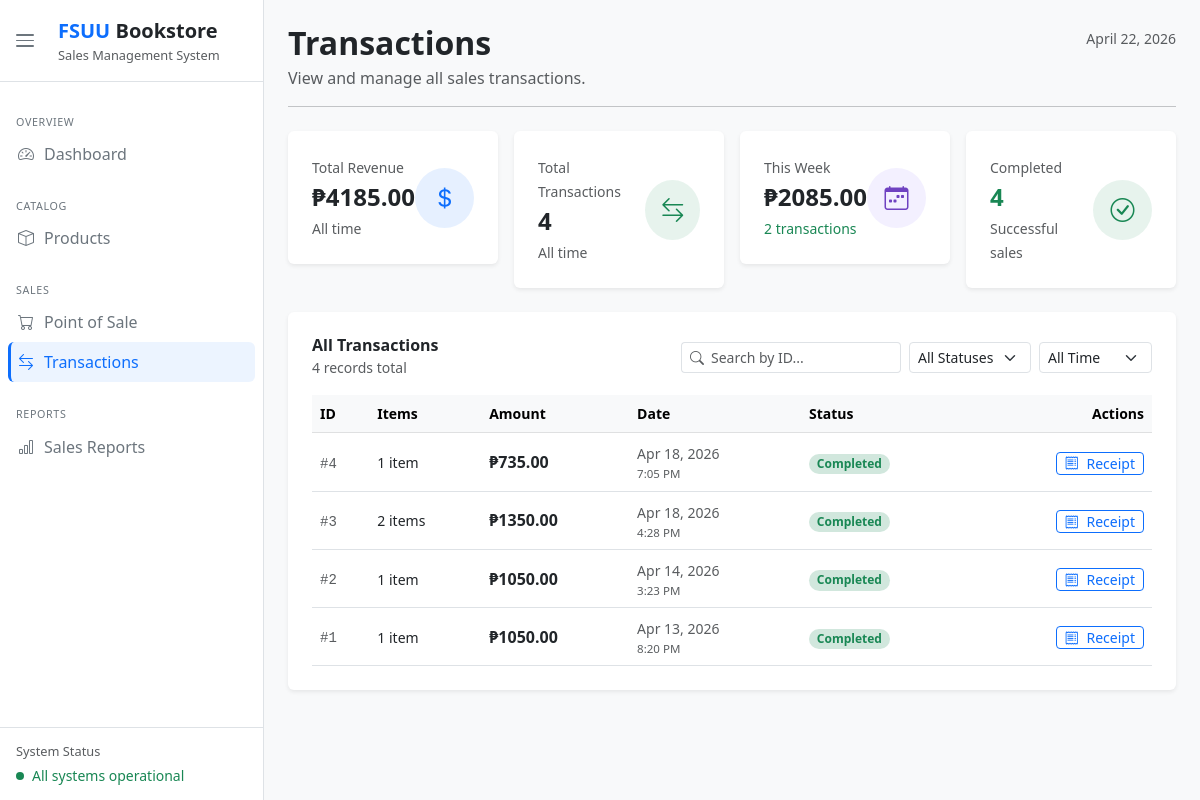
The page /transactions/ on the database as committed earlier.
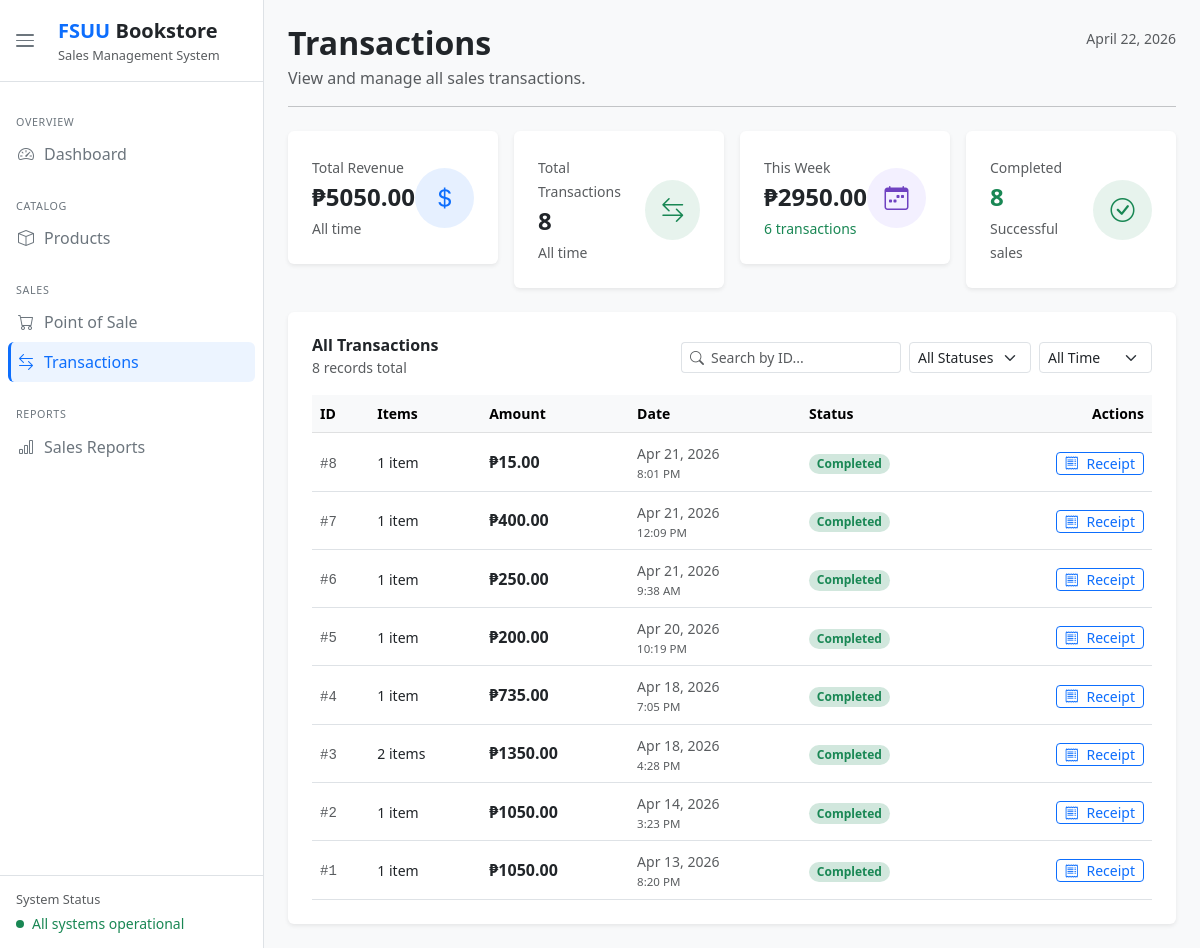
The same page on the database as committed later.
### dashboard/models.py (models this page shows, shortened)
class Sale(models.Model):
    sales_id       = models.AutoField(primary_key=True)
    sales_datetime = models.DateTimeField(auto_now_add=True)
    total_amount   = models.DecimalField(max_digits=10, decimal_places=2, default=0)
    STATUS_CHOICES = [
        ('completed', 'Completed'),
        ('pending',   'Pending'),
        ('cancelled', 'Cancelled'),
    ]
    status = models.CharField(max_length=20, choices=STATUS_CHOICES, default='completed')

### dashboard/views.py (the view)
# urls.py: path('transactions/',             views.transactions,   name='transactions'),
def transactions(request):
    today    = timezone.now().date()
    week_ago = today - timedelta(days=7)
    all_transactions = Sale.objects.prefetch_related('details__product').order_by('-sales_datetime')
    total_revenue   = all_transactions.aggregate(t=Sum('total_amount'))['t'] or 0
    total_count     = all_transactions.count()
    week_revenue    = all_transactions.filter(sales_datetime__date__gte=week_ago).aggregate(t=Sum('total_amount'))['t'] or 0
    week_count      = all_transactions.filter(sales_datetime__date__gte=week_ago).count()
    completed_count = all_transactions.filter(status='completed').count()
    context = {
        'page_title':      'Transactions',
        'today':           today.strftime('%B %d, %Y'),
        'transactions':    all_transactions,
        'total_revenue':   total_revenue,
        'total_count':     total_count,
        'week_revenue':    week_revenue,
        'week_count':      week_count,
        'completed_count': completed_count,
    }
    return render(request, 'dashboard/transactions.html', context)

### dashboard/templates/dashboard/transactions.html (shortened to what this page needs)
{% extends "dashboard/index.html" %}
{% block content %}
<div class="d-flex align-items-start justify-content-between mb-2">
    <div>
        <h4 class="fw-semibold fs-2 mb-1">Transactions</h4>
        <p class="text-muted mb-0">View and manage all sales transactions.</p>
    </div>
    <small class="text-muted mt-1">{{ today }}</small>
</div>
<hr class="mb-4">
<div class="row g-3 mb-4">
    <div class="col-lg-3 col-12">
        <div class="card border-0 shadow-sm p-4 d-flex flex-row align-items-center justify-content-between stat-card">
            <div>
                <small class="text-muted">Total Revenue</small>
                <h4 class="fw-bold my-1">&#8369;{{ total_revenue|floatformat:2 }}</h4>
                <small class="text-muted">All time</small>
            </div>
            <div class="rounded-circle d-flex justify-content-center align-items-center fs-4"
                style="width:60px; height:60px; background-color:rgba(13,110,253,0.1); color:#0d6efd;">
                <i class="bi bi-currency-dollar"></i>
            </div>
        </div>
    </div>
    <div class="col-lg-3 col-12">
        <div class="card border-0 shadow-sm p-4 d-flex flex-row align-items-center justify-content-between stat-card">
            <div>
                <small class="text-muted">Total Transactions</small>
                <h4 class="fw-bold my-1">{{ total_count }}</h4>
                <small class="text-muted">All time</small>
            </div>
            <div class="rounded-circle d-flex justify-content-center align-items-center fs-4"
                style="width:60px; height:60px; background-color:rgba(25,135,84,0.1); color:#198754;">
                <i class="bi bi-arrow-left-right"></i>
            </div>
        </div>
    </div>
    <div class="col-lg-3 col-12">
        <div class="card border-0 shadow-sm p-4 d-flex flex-row align-items-center justify-content-between stat-card">
            <div>
                <small class="text-muted">This Week</small>
                <h4 class="fw-bold my-1">&#8369;{{ week_revenue|floatformat:2 }}</h4>
                <small class="text-success">{{ week_count }} transaction{{ week_count|pluralize }}</small>
            </div>
            <div class="rounded-circle d-flex justify-content-center align-items-center fs-4"
                style="width:60px; height:60px; background-color:#f3f0ff; color:#6f42c1;">
                <i class="bi bi-calendar-week"></i>
            </div>
        </div>
    </div>
    <div class="col-lg-3 col-12">
        <div class="card border-0 shadow-sm p-4 d-flex flex-row align-items-center justify-content-between stat-card">
            <div>
                <small class="text-muted">Completed</small>
                <h4 class="fw-bold my-1 text-success">{{ completed_count }}</h4>
                <small class="text-muted">Successful sales</small>
            </div>
            <div class="rounded-circle d-flex justify-content-center align-items-center fs-4"
                style="width:60px; height:60px; background-color:rgba(25,135,84,0.1); color:#198754;">
                <i class="bi bi-check-circle"></i>
            </div>
        </div>
    </div>
</div>
<div class="card border-0 shadow-sm p-4">
    <div class="d-flex align-items-center justify-content-between mb-3 gap-2 flex-wrap">
        <div>
            <h6 class="fw-semibold mb-0">All Transactions</h6>
            <small class="text-muted">{{ total_count }} record{{ total_count|pluralize }} total</small>
        </div>
        <div class="d-flex gap-2">
            <div class="input-group input-group-sm" style="width:220px;">
                <span class="input-group-text bg-white border-end-0">
                    <i class="bi bi-search text-muted"></i>
                </span>
                <input type="text" id="txSearch" class="form-control border-start-0 ps-0" placeholder="Search by ID...">
            </div>
            <select id="txStatus" class="form-select form-select-sm w-auto">
                <option value="">All Statuses</option>
            </select>
            <select id="txDate" class="form-select form-select-sm w-auto">
                <option value="">All Time</option>
            </select>
        </div>
    </div>
    <div class="table-responsive">
        <table class="table table-hover align-middle mb-0" id="txTable">
            <thead class="table-light">
                <tr>
                    <th class="small fw-semibold">ID</th>
                    <th class="small fw-semibold">Items</th>
                    <th class="small fw-semibold">Amount</th>
                    <th class="small fw-semibold">Date</th>
                    <th class="small fw-semibold">Status</th>
                    <th class="small fw-semibold text-end">Actions</th>
                </tr>
            </thead>
            <tbody>
                {% for tx in transactions %}
                <tr data-id="{{ tx.sales_id }}" data-status="{{ tx.status }}"
                    data-date="{{ tx.sales_datetime|date:'Y-m-d' }}">
                    <td>
                        <span class="font-monospace small text-muted">#{{ tx.sales_id }}</span>
                    </td>
                    <td>
                        <small>{{ tx.details.count }} item{{ tx.details.count|pluralize }}</small>
                    </td>
                    <td>
                        <span class="fw-semibold">&#8369;{{ tx.total_amount|floatformat:2 }}</span>
                    </td>
                    <td>
                        <small class="text-muted">{{ tx.sales_datetime|date:"M d, Y" }}</small>
                        <small class="text-muted d-block" style="font-size:0.72rem;">{{ tx.sales_datetime|date:"g:i A"}}</small>
                    </td>
                    <td>
                        <span class="badge rounded-pill
                {% if tx.status == 'completed' %}bg-success-subtle text-success
                {% elif tx.status == 'pending' %}bg-warning-subtle text-warning
                {% else %}bg-danger-subtle text-danger{% endif %}">
                            {{ tx.status|capfirst }}
                        </span>
                    </td>
                    <td class="text-end">
                        <a href="{% url 'dashboard:receipt' tx.sales_id %}" target="_blank"
                            class="btn btn-sm btn-outline-primary py-0 px-2" title="View Receipt">
                            <i class="bi bi-receipt me-1"></i> Receipt
                        </a>
                    </td>
                </tr>
                {% endfor %}
            </tbody>
        </table>
    </div>
</div>
{% endblock %}

### dashboard/templates/dashboard/index.html (shortened to what this page needs)
{% load static %}
<!DOCTYPE html>
<html lang="en">
<head>
    <link rel="stylesheet" href="https://cdnjs.cloudflare.com/ajax/libs/bootstrap/5.3.0/css/bootstrap.min.css">
    <link rel="stylesheet" href="https://cdnjs.cloudflare.com/ajax/libs/bootstrap-icons/1.11.0/font/bootstrap-icons.min.css">
    <link rel="stylesheet" href="{% static 'css/style.css' %}">
</head>
<body class="overflow-hidden">
<div class="d-flex" style="height:100vh; overflow:hidden;">
    <aside id="sidebar"
           class="sidebar sidebar--collapsed sidebar--no-transition
                  d-flex flex-column flex-shrink-0 bg-white border-end">
        <div class="sidebar__header d-flex align-items-center gap-4 px-3 border-bottom flex-shrink-0"
             style="min-height:62px;">
            <button id="sidebarToggleDesktop"
                    class="sidebar__toggle btn d-flex flex-column justify-content-center align-items-center gap-1
                           border-0 rounded-2 p-0 flex-shrink-0"
                    aria-label="Toggle sidebar">
                <span class="hamburger-bar"></span>
                <span class="hamburger-bar"></span>
                <span class="hamburger-bar"></span>
            </button>
            <div class="sidebar__brand overflow-hidden text-nowrap py-3">
                <a href="{% url 'dashboard:home' %}"
                   class="text-decoration-none text-dark fw-bold fs-5 d-block">
                    <span class="text-primary">FSUU</span> Bookstore
                </a>
                <p class="text-muted mb-0" style="font-size:0.8rem;">Sales Management System</p>
            </div>
        </div>
        <nav class="sidebar__nav flex-grow-1 py-2 overflow-hidden mt-3">
            <span class="sidebar__section-label d-block text-uppercase text-secondary px-3 pt-2 pb-1 text-nowrap overflow-hidden"
                  style="font-size:0.67rem; letter-spacing:0.06em;">Overview</span>
            <ul class="nav flex-column mb-2">
                <li class="nav-item px-2">
                    <a href="{% url 'dashboard:home' %}"
                       class="nav-link d-flex align-items-center gap-2 rounded-2 py-2 px-2 text-secondary text-nowrap"
                       data-page="dashboard" data-label="Dashboard">
                        <i class="bi bi-speedometer2 flex-shrink-0" style="width:20px; text-align:center;"></i>
                        <span class="nav-link__label">Dashboard</span>
                    </a>
                </li>
            </ul>
            <span class="sidebar__section-label d-block text-uppercase text-secondary px-3 pt-3 pb-1 text-nowrap overflow-hidden"
                  style="font-size:0.67rem; letter-spacing:0.06em;">Catalog</span>
            <ul class="nav flex-column mb-2">
                <li class="nav-item px-2">
                    <a href="{% url 'dashboard:products' %}"
                       class="nav-link d-flex align-items-center gap-2 rounded-2 py-2 px-2 text-secondary text-nowrap"
                       data-page="products" data-label="Products">
                        <i class="bi bi-box flex-shrink-0" style="width:20px; text-align:center;"></i>
                        <span class="nav-link__label">Products</span>
                    </a>
                </li>
            </ul>
            <span class="sidebar__section-label d-block text-uppercase text-secondary px-3 pt-3 pb-1 text-nowrap overflow-hidden"
                  style="font-size:0.67rem; letter-spacing:0.06em;">Sales</span>
            <ul class="nav flex-column mb-2">
                <li class="nav-item px-2">
                    <a href="{% url 'dashboard:pos' %}"
                       class="nav-link d-flex align-items-center gap-2 rounded-2 py-2 px-2 text-secondary text-nowrap"
                       data-page="pos" data-label="Point of Sale">
                        <i class="bi bi-cart flex-shrink-0" style="width:20px; text-align:center;"></i>
                        <span class="nav-link__label">Point of Sale</span>
                    </a>
                </li>
                <li class="nav-item px-2">
                    <a href="{% url 'dashboard:transactions' %}"
                       class="nav-link d-flex align-items-center gap-2 rounded-2 py-2 px-2 text-secondary text-nowrap"
                       data-page="transactions" data-label="Transactions">
                        <i class="bi bi-arrow-left-right flex-shrink-0" style="width:20px; text-align:center;"></i>
                        <span class="nav-link__label">Transactions</span>
                    </a>
                </li>
            </ul>
            <span class="sidebar__section-label d-block text-uppercase text-secondary px-3 pt-3 pb-1 text-nowrap overflow-hidden"
                  style="font-size:0.67rem; letter-spacing:0.06em;">Reports</span>
            <ul class="nav flex-column">
                <li class="nav-item px-2">
                    <a href="{% url 'dashboard:reports' %}"
                       class="nav-link d-flex align-items-center gap-2 rounded-2 py-2 px-2 text-secondary text-nowrap"
                       data-page="reports" data-label="Sales Reports">
                        <i class="bi bi-bar-chart flex-shrink-0" style="width:20px; text-align:center;"></i>
                        <span class="nav-link__label">Sales Reports</span>
                    </a>
                </li>
            </ul>
        </nav>
        <div class="sidebar__footer d-flex flex-column gap-1 px-3 border-top overflow-hidden">
            <span class="text-muted" style="font-size:0.8rem;">System Status</span>
            <span class="d-flex align-items-center gap-2 text-success small">
                <span class="live-dot rounded-circle bg-success flex-shrink-0"
                      style="width:8px; height:8px;"></span>
                <span class="sidebar__status-text text-nowrap">All systems operational</span>
            </span>
        </div>
    </aside>
    <main class="flex-grow-1 bg-light overflow-y-auto overflow-x-hidden" style="min-width:0; height:100vh;">
        <div class="container-xl py-4 px-3 px-lg-4">
            {% block content %}{% endblock %}
        </div>
    </main>
</div>
</body>
</html>

### static/css/style.css (style rules this page uses)
:root { --sidebar-w : 264px; --sidebar-w-sm : 64px; --sidebar-ease : cubic-bezier(0.22, 1, 0.36, 1); --sidebar-duration : 0.35s; --accent : #0d6efd; --purple : #6f42c1; --purple-subtle-bg : rgba(111, 66, 193, 0.1); }
.sidebar { width: var(--sidebar-w); height: 100vh; overflow: hidden; z-index: 100; transition: width var(--sidebar-duration) var(--sidebar-ease); }
.sidebar:not(.sidebar--collapsed) { overflow-y: auto; }
.sidebar__brand { opacity: 1; transform: scaleX(1); transform-origin: left; transition: opacity 0.25s ease, transform var(--sidebar-duration) var(--sidebar-ease); }
.sidebar__section-label { max-height: 40px; opacity: 1; overflow: hidden; transition: opacity 0.25s ease, max-height var(--sidebar-duration) var(--sidebar-ease), padding var(--sidebar-duration) var(--sidebar-ease); }
.nav-link__label { max-width: 180px; opacity: 1; overflow: hidden; white-space: nowrap; transition: max-width var(--sidebar-duration) var(--sidebar-ease), opacity 0.25s ease; }
.nav-link.active { border-left: 3px solid var(--accent); padding-left: 5px !important; }
.nav-link:hover, .nav-link.active { background-color: rgba(13, 110, 253, 0.08); color: var(--accent) !important; }
.sidebar__footer { max-height: 80px; opacity: 1; overflow: hidden; padding: 14px 16px; transition: max-height var(--sidebar-duration) var(--sidebar-ease), opacity 0.25s ease, padding var(--sidebar-duration) var(--sidebar-ease); }
.sidebar__status-text { white-space: nowrap; }
.hamburger-bar { display: block; width: 18px; height: 1.5px; background: #6c757d; border-radius: 2px; }
.live-dot { animation: livePulse 2s infinite; }
.stat-card { transition: transform 0.15s ease, box-shadow 0.15s ease; }

Rows that differ between the two databases and show on the page:
added Sale: sales_id "8", details.count "1", total_amount "15.00", sales_datetime "Apr 21, 2026", sales_datetime "8:01 PM", status "Completed"
added Sale: sales_id "7", details.count "1", total_amount "400.00", sales_datetime "Apr 21, 2026", sales_datetime "12:09 PM", status "Completed"
added Sale: sales_id "6", details.count "1", total_amount "250.00", sales_datetime "Apr 21, 2026", sales_datetime "9:38 AM", status "Completed"
added Sale: sales_id "5", details.count "1", total_amount "200.00", sales_datetime "Apr 20, 2026", sales_datetime "10:19 PM", status "Completed"
Other text that changed with them:
{{ total_revenue|floatformat:2 }}: "4185.00" → "5050.00"
{{ total_count }}: "4" → "8"
{{ week_revenue|floatformat:2 }}: "2085.00" → "2950.00"
{{ week_count }}: "2" → "6"
{{ completed_count }}: "4" → "8"
